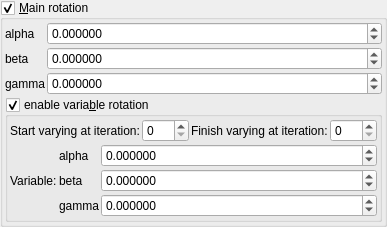
    <widget class="MyGroupBox" name="groupCheck_mandelbox_main_rotation_enabled">
     <property name="title">
      <string>&amp;Main rotation</string>
     </property>
     <property name="checkable">
      <bool>true</bool>
     </property>
     <layout class="QVBoxLayout" name="verticalLayout_3" stretch="0,0">
      <property name="spacing">
       <number>2</number>
      </property>
      <property name="leftMargin">
       <number>2</number>
      </property>
      <property name="topMargin">
       <number>2</number>
      </property>
      <property name="rightMargin">
       <number>2</number>
      </property>
      <property name="bottomMargin">
       <number>2</number>
      </property>
      <item>
       <layout class="QGridLayout" name="gridLayout_2" columnstretch="0,1">
        <property name="spacing">
         <number>2</number>
        </property>
        <item row="2" column="0">
         <widget class="QLabel" name="label_15">
          <property name="text">
           <string notr="true">gamma</string>
          </property>
         </widget>
        </item>
        <item row="0" column="0">
         <widget class="QLabel" name="label_13">
          <property name="text">
           <string notr="true">alpha</string>
          </property>
         </widget>
        </item>
        <item row="0" column="1">
         <widget class="MyDoubleSpinBox" name="spinboxd3_mandelbox_rotation_main_x">
          <property name="sizePolicy">
           <sizepolicy hsizetype="Minimum" vsizetype="Maximum">
            <horstretch>0</horstretch>
            <verstretch>0</verstretch>
           </sizepolicy>
          </property>
          <property name="prefix">
           <string/>
          </property>
          <property name="suffix">
           <string/>
          </property>
          <property name="decimals">
           <number>6</number>
          </property>
          <property name="minimum">
           <double>-18000.000000000000000</double>
          </property>
          <property name="maximum">
           <double>18000.000000000000000</double>
          </property>
          <property name="singleStep">
           <double>1.000000000000000</double>
          </property>
         </widget>
        </item>
        <item row="2" column="1">
         <widget class="MyDoubleSpinBox" name="spinboxd3_mandelbox_rotation_main_z">
          <property name="sizePolicy">
           <sizepolicy hsizetype="Minimum" vsizetype="Maximum">
            <horstretch>0</horstretch>
            <verstretch>0</verstretch>
           </sizepolicy>
          </property>
          <property name="prefix">
           <string/>
          </property>
          <property name="suffix">
           <string/>
          </property>
          <property name="decimals">
           <number>6</number>
          </property>
          <property name="minimum">
           <double>-18000.000000000000000</double>
          </property>
          <property name="maximum">
           <double>18000.000000000000000</double>
          </property>
          <property name="singleStep">
           <double>1.000000000000000</double>
          </property>
         </widget>
        </item>
        <item row="1" column="1">
         <widget class="MyDoubleSpinBox" name="spinboxd3_mandelbox_rotation_main_y">
          <property name="sizePolicy">
           <sizepolicy hsizetype="Minimum" vsizetype="Maximum">
            <horstretch>0</horstretch>
            <verstretch>0</verstretch>
           </sizepolicy>
          </property>
          <property name="prefix">
           <string/>
          </property>
          <property name="suffix">
           <string/>
          </property>
          <property name="decimals">
           <number>6</number>
          </property>
          <property name="minimum">
           <double>-18000.000000000000000</double>
          </property>
          <property name="maximum">
           <double>18000.000000000000000</double>
          </property>
          <property name="singleStep">
           <double>1.000000000000000</double>
          </property>
         </widget>
        </item>
        <item row="1" column="0">
         <widget class="QLabel" name="label_14">
          <property name="text">
           <string notr="true">beta</string>
          </property>
         </widget>
        </item>
       </layout>
      </item>
      <item>
       <widget class="MyGroupBox" name="groupCheck_transf_function_enabledP_false">
        <property name="title">
         <string>enable varia&amp;ble rotation</string>
        </property>
        <property name="checkable">
         <bool>true</bool>
        </property>
        <layout class="QVBoxLayout" name="verticalLayout_16" stretch="0,0">
         <property name="spacing">
          <number>2</number>
         </property>
         <property name="leftMargin">
          <number>2</number>
         </property>
         <property name="topMargin">
          <number>2</number>
         </property>
         <property name="rightMargin">
          <number>2</number>
         </property>
         <property name="bottomMargin">
          <number>2</number>
         </property>
         <item>
          <layout class="QGridLayout" name="gridLayout_45">
           <item row="0" column="2">
            <widget class="QLabel" name="label_169">
             <property name="text">
              <string>Finish varying at iteration:</string>
             </property>
             <property name="wordWrap">
              <bool>true</bool>
             </property>
            </widget>
           </item>
           <item row="0" column="3">
            <widget class="MySpinBox" name="spinboxInt_transf_stop_iterations">
             <property name="sizePolicy">
              <sizepolicy hsizetype="Minimum" vsizetype="Maximum">
               <horstretch>0</horstretch>
               <verstretch>0</verstretch>
              </sizepolicy>
             </property>
             <property name="maximum">
              <number>999</number>
             </property>
            </widget>
           </item>
           <item row="0" column="1">
            <widget class="MySpinBox" name="spinboxInt_transf_start_iterations_250">
             <property name="sizePolicy">
              <sizepolicy hsizetype="Minimum" vsizetype="Maximum">
               <horstretch>0</horstretch>
               <verstretch>0</verstretch>
              </sizepolicy>
             </property>
             <property name="maximum">
              <number>999</number>
             </property>
            </widget>
           </item>
           <item row="0" column="0">
            <widget class="QLabel" name="label_171">
             <property name="text">
              <string>Start varying at iteration:</string>
             </property>
             <property name="wordWrap">
              <bool>true</bool>
             </property>
            </widget>
           </item>
          </layout>
         </item>
         <item>
          <layout class="QGridLayout" name="gridLayout_44" columnstretch="0,0,1">
           <property name="spacing">
            <number>2</number>
           </property>
           <item row="2" column="2">
            <widget class="MyDoubleSpinBox" name="spinbox3_transf_offset_000_z">
             <property name="sizePolicy">
              <sizepolicy hsizetype="Minimum" vsizetype="Maximum">
               <horstretch>0</horstretch>
               <verstretch>0</verstretch>
              </sizepolicy>
             </property>
             <property name="prefix">
              <string/>
             </property>
             <property name="suffix">
              <string/>
             </property>
             <property name="decimals">
              <number>6</number>
             </property>
             <property name="minimum">
              <double>-180.000000000000000</double>
             </property>
             <property name="maximum">
              <double>180.000000000000000</double>
             </property>
             <property name="singleStep">
              <double>1.000000000000000</double>
             </property>
            </widget>
           </item>
           <item row="1" column="1">
            <widget class="QLabel" name="label_166">
             <property name="text">
              <string notr="true">beta</string>
             </property>
            </widget>
           </item>
           <item row="0" column="1">
            <widget class="QLabel" name="label_168">
             <property name="text">
              <string notr="true">alpha</string>
             </property>
            </widget>
           </item>
           <item row="0" column="2">
            <widget class="MyDoubleSpinBox" name="spinbox3_transf_offset_000_x">
             <property name="sizePolicy">
              <sizepolicy hsizetype="Minimum" vsizetype="Maximum">
               <horstretch>0</horstretch>
               <verstretch>0</verstretch>
              </sizepolicy>
             </property>
             <property name="prefix">
              <string/>
             </property>
             <property name="suffix">
              <string/>
             </property>
             <property name="decimals">
              <number>6</number>
             </property>
             <property name="minimum">
              <double>-180.000000000000000</double>
             </property>
             <property name="maximum">
              <double>180.000000000000000</double>
             </property>
             <property name="singleStep">
              <double>1.000000000000000</double>
             </property>
            </widget>
           </item>
           <item row="1" column="2">
            <widget class="MyDoubleSpinBox" name="spinbox3_transf_offset_000_y">
             <property name="sizePolicy">
              <sizepolicy hsizetype="Minimum" vsizetype="Maximum">
               <horstretch>0</horstretch>
               <verstretch>0</verstretch>
              </sizepolicy>
             </property>
             <property name="prefix">
              <string/>
             </property>
             <property name="suffix">
              <string/>
             </property>
             <property name="decimals">
              <number>6</number>
             </property>
             <property name="minimum">
              <double>-180.000000000000000</double>
             </property>
             <property name="maximum">
              <double>180.000000000000000</double>
             </property>
             <property name="singleStep">
              <double>1.000000000000000</double>
             </property>
            </widget>
           </item>
           <item row="2" column="1">
            <widget class="QLabel" name="label_164">
             <property name="text">
              <string notr="true">gamma</string>
             </property>
            </widget>
           </item>
           <item row="1" column="0">
            <widget class="QLabel" name="label_170">
             <property name="text">
              <string>Variable:</string>
             </property>
            </widget>
           </item>
          </layout>
         </item>
        </layout>
       </widget>
      </item>
     </layout>
    </widget>
